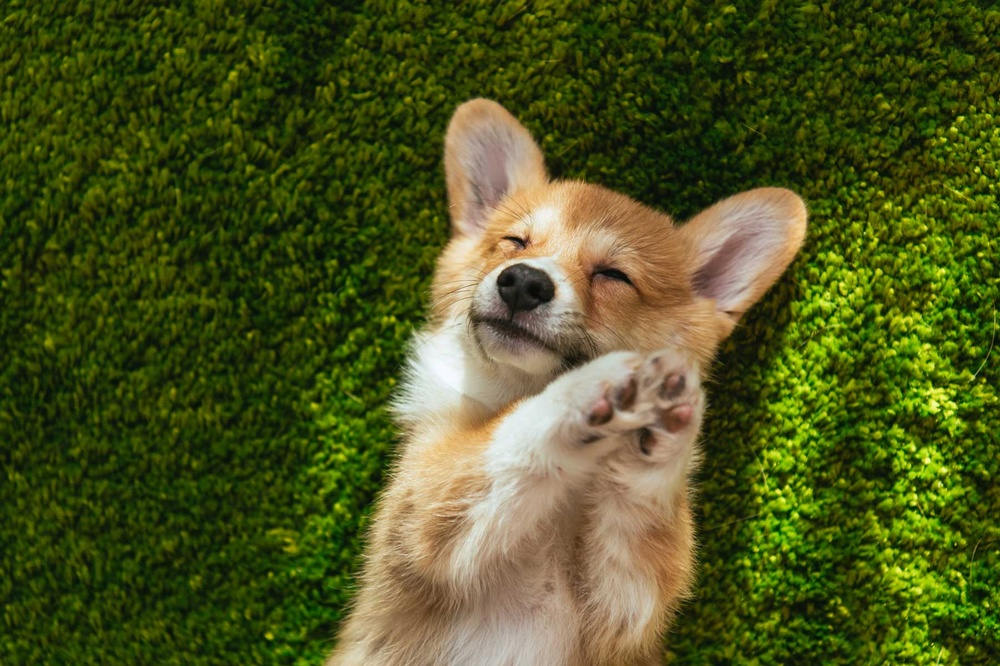
#> input picture practice/src/image.jpeg, 1000 x 666 px, shrunk from 1800 x 1199 before the run
$ python Thresholding.py
#> lines starting #> are read from the running program, lines starting #| are printed output that depends on the picture; after the words box and inside, x2 and y2 are one past the last pixel; in counts of white or black regions, pixels touching at a corner belong together
import cv2


#<======Reading The Image==========>
img = cv2.imread("src/image.jpeg")
#> img is the input picture: shape (666, 1000, 3); mean B, G, R 32.1, 84.7, 76.6
# cv2.imshow("BGR",img)

#<====== Grayscale Image=========>
gray = cv2.cvtColor(img,cv2.COLOR_BGR2GRAY)
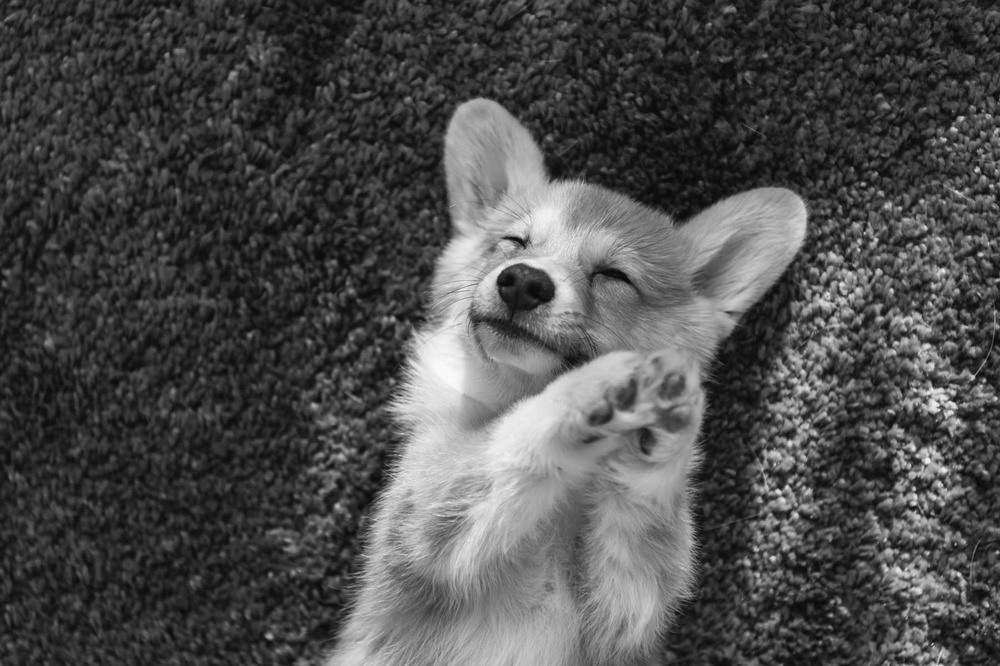
#> gray: shape (666, 1000); min 5, max 251, mean 76.3

# <====== Simple thresholding =========>

threshold , thresh = cv2.threshold(gray,100,255,cv2.THRESH_BINARY)
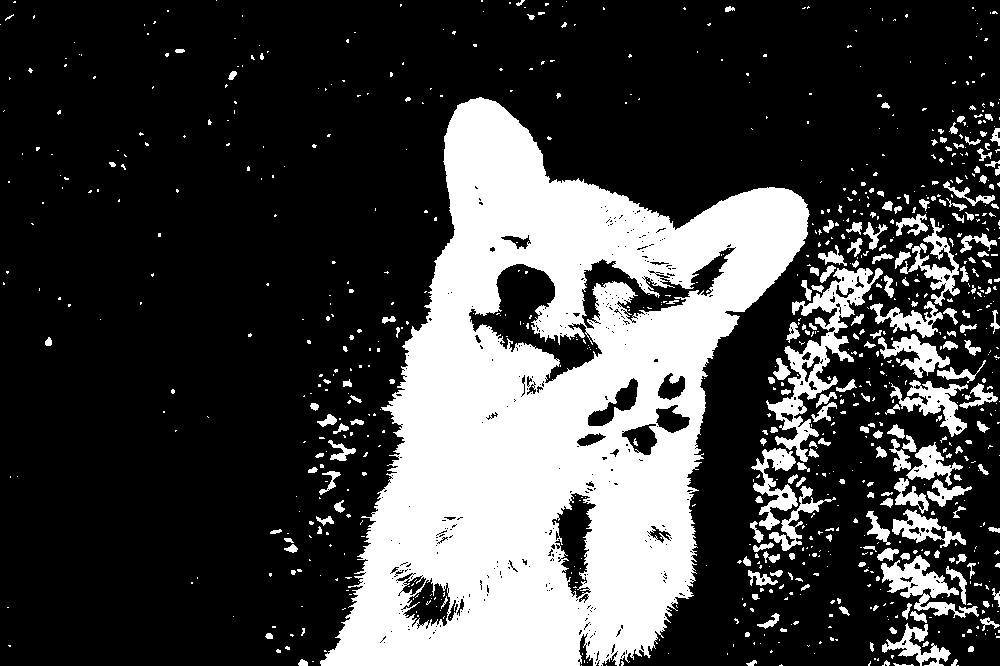
#> thresh: shape (666, 1000); 26.6% white; 869 white regions (664 under 20 px), largest, box (x1, y1, x2, y2) and area: (320, 97, 810, 666) 141476, (766, 268, 883, 462) 5170, (881, 555, 979, 618) 2124
cv2.imshow("Threshold Image",thresh)

threshold , thresh_inv = cv2.threshold(gray,100,255,cv2.THRESH_BINARY_INV)
cv2.imshow("Threshold  inverse Image",thresh_inv)

#<========= Adaptive Thresholding ===========>

adaptiv_thresh = cv2.adaptiveThreshold(gray,255,cv2.ADAPTIVE_THRESH_GAUSSIAN_C,cv2.THRESH_BINARY,11,0)
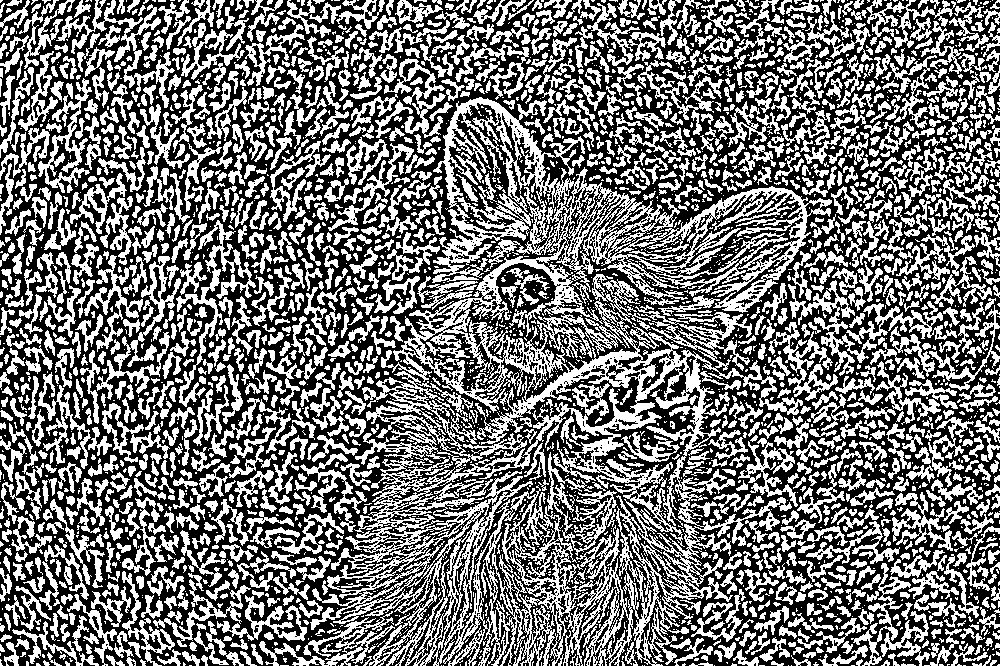
#> adaptiv_thresh: shape (666, 1000); 45.2% white; 3180 white regions (1699 under 20 px), largest, box (x1, y1, x2, y2) and area: (310, 97, 832, 666) 74677, (788, 280, 957, 376) 3017, (176, 220, 256, 407) 2323
cv2.imshow("Adaptive Thresholding",adaptiv_thresh)

cv2.waitKey(0)
